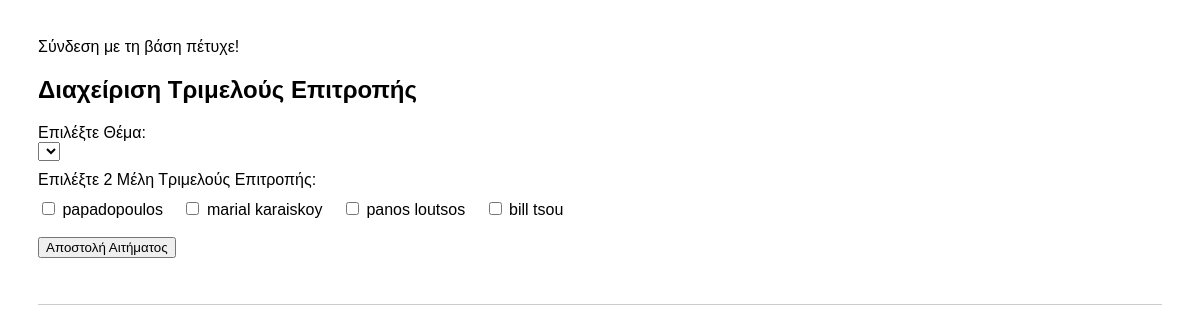
Page /demo/manage_thesis.php (signed in) on the earlier database version.
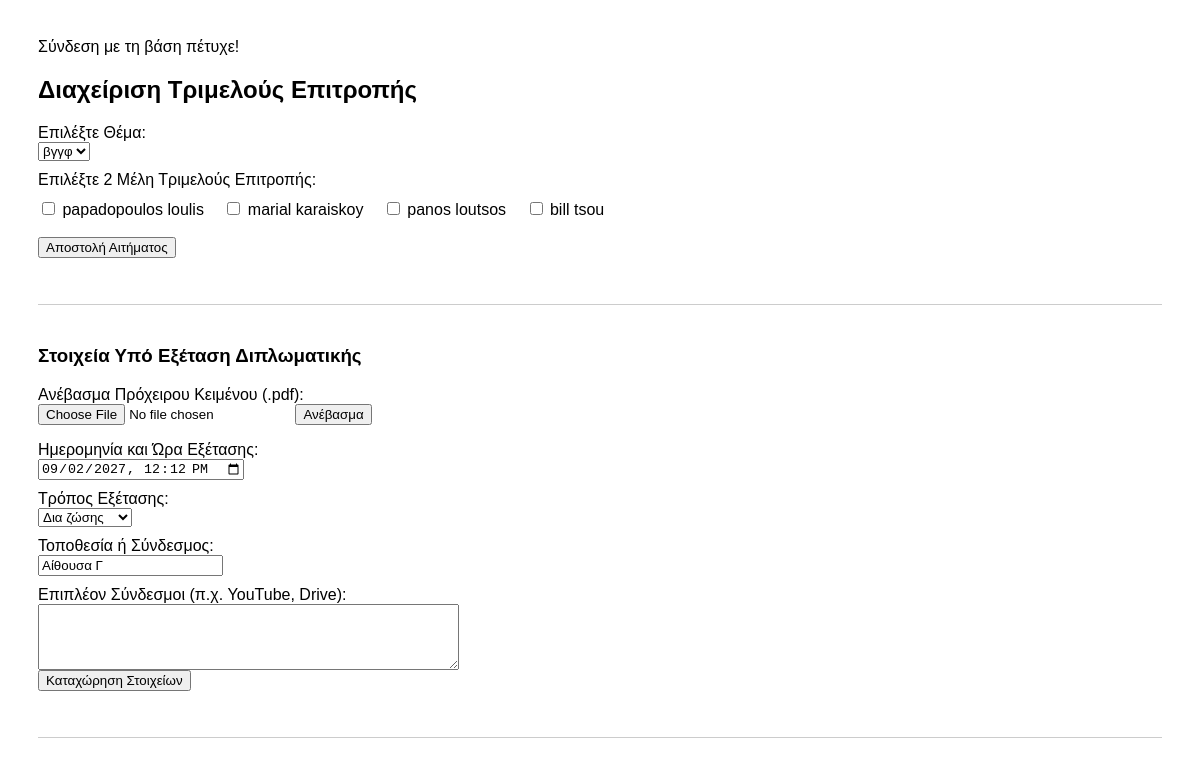
Same page on the later database version.
### tables this page shows
CREATE TABLE `users` (
  `id` int(11) UNSIGNED NOT NULL,
  `am` int(11) NOT NULL,
  `name` varchar(100) NOT NULL,
  `surname` varchar(100) NOT NULL,
  `password` varchar(255) NOT NULL,
  `email` varchar(100) NOT NULL,
  `role` varchar(100) NOT NULL,
  `mobile_telephone` int(11) NOT NULL,
  `landline_telephone` int(11) NOT NULL,
  `contact_email` varchar(100) NOT NULL,
  `father_name` varchar(100) NOT NULL,
  `street` varchar(100) NOT NULL,
  `number` int(11) NOT NULL,
  `city` varchar(100) NOT NULL,
  `postcode` int(11) NOT NULL
);

CREATE TABLE `topics` (
  `id` int(11) UNSIGNED NOT NULL,
  `teacher_id` int(11) NOT NULL,
  `title` varchar(255) NOT NULL,
  `summary` text DEFAULT NULL,
  `pdf_path` varchar(255) DEFAULT NULL,
  `created_at` timestamp NOT NULL DEFAULT current_timestamp(),
  `assigned_time` datetime NOT NULL DEFAULT current_timestamp(),
  `confirmed_time` datetime DEFAULT NULL,
  `assigned_to` int(11) DEFAULT NULL,
  `status` enum('completed','available','temporary','confirmed','cancelled','for examination','awaiting_committee') DEFAULT 'available',
  `deadline` date DEFAULT NULL,
  `exam_datetime` datetime DEFAULT NULL,
  `exam_mode` enum('onsite','online') DEFAULT 'onsite',
  `exam_location` varchar(255) DEFAULT NULL,
  `extra_links` text DEFAULT NULL,
  `draft_pdf_path` varchar(255) DEFAULT NULL,
  `repository_url` varchar(255) DEFAULT NULL,
  `final_grade` float DEFAULT NULL,
  `cancel_reason` varchar(200) NOT NULL,
  `cancel_info` varchar(200) NOT NULL
);

### demo/manage_thesis.php (the view, shortened to what this page needs)
<?php
require 'config.php';
$student_id = $_SESSION["userid"];
$stmt = $db->prepare("SELECT id, title FROM topics WHERE assigned_to = ? AND status = 'temporary'");
$stmt->bind_param("i", $student_id);
$stmt->execute();
$topics = $stmt->get_result();
$examination = $db->prepare("SELECT * FROM topics WHERE assigned_to = ? AND status = 'for examination'");
$examination->bind_param("i", $student_id);
$examination->execute();
$exam_topic = $examination->get_result()->fetch_assoc();
$teachers = $db->query("SELECT id, name, surname FROM users WHERE role = 'teacher'");
?>
<!DOCTYPE html>
<html lang="el">
<head>
</head>
<body>
<h2>Διαχείριση Τριμελούς Επιτροπής</h2>
<div class="section">
    <form method="POST">
        <label for="topic_id">Επιλέξτε Θέμα:</label>
        <select name="topic_id" required>
            <?php while ($row = $topics->fetch_assoc()): ?>
                <option value="<?= $row['id'] ?>"><?= htmlspecialchars($row['title']) ?></option>
            <?php endwhile; ?>
        </select>
        <label>Επιλέξτε 2 Μέλη Τριμελούς Επιτροπής:</label>
        <div class="checkboxes">
            <?php while ($teacher = $teachers->fetch_assoc()): ?>
                <label>
                    <input type="checkbox" name="committee[]" value="<?= $teacher['id'] ?>">
                    <?= htmlspecialchars($teacher['name'] . " " . $teacher['surname']) ?>
                </label>
            <?php endwhile; ?>
        </div>
        <br>
        <button type="submit">Αποστολή Αιτήματος</button>
    </form>
</div>
<?php if ($exam_topic): ?>
    <div class="section">
        <h3>Στοιχεία Υπό Εξέταση Διπλωματικής</h3>
        <form method="POST" enctype="multipart/form-data">
            <label>Ανέβασμα Πρόχειρου Κειμένου (.pdf):</label>
            <input type="file" name="draft_pdf" required>
            <button type="submit">Ανέβασμα</button>
        </form>
        <form method="POST">
            <label>Ημερομηνία και Ώρα Εξέτασης:</label>
            <input type="datetime-local" name="exam_datetime" value="<?= htmlspecialchars($exam_topic['exam_datetime'] ?? '') ?>"><br>
            <label>Τρόπος Εξέτασης:</label>
            <select name="mode">
                <option value="onsite" <?= ($exam_topic['exam_mode'] === 'onsite' ? 'selected' : '') ?>>Δια ζώσης</option>
            </select><br>
            <label>Τοποθεσία ή Σύνδεσμος:</label>
            <input type="text" name="location" value="<?= htmlspecialchars($exam_topic['exam_location'] ?? '') ?>"><br>
            <label>Επιπλέον Σύνδεσμοι (π.χ. YouTube, Drive):</label>
            <textarea name="links" rows="4" cols="50"><?= htmlspecialchars($exam_topic['extra_links'] ?? '') ?></textarea><br>
            <button type="submit">Καταχώρηση Στοιχείων</button>
        </form>
    </div>
<?php endif; ?>
</body>
</html>

Differences in the rows shown:
changed users: name+surname "papadopoulos" → "papadopoulos loulis"
added topics: exam_datetime "09/02/2027 12:12", mode "Δια ζώσης", location "Αίθουσα Γ"
Other differences:
form field topic_id: (not shown) → "βγγφ"
text now shown: "Στοιχεία Υπό Εξέταση Διπλωματικής Ανέβασμα Πρόχειρου Κειμένου (.pdf): Ανέβασμα Ημερομηνία και Ώρα Εξέτασης: Τρόπος Εξέτασης: Τοποθεσία ή Σύνδεσμος: Επιπλέον Σύνδεσμοι (π.χ. YouTube, Drive): Καταχώρηση Στοιχείων"
